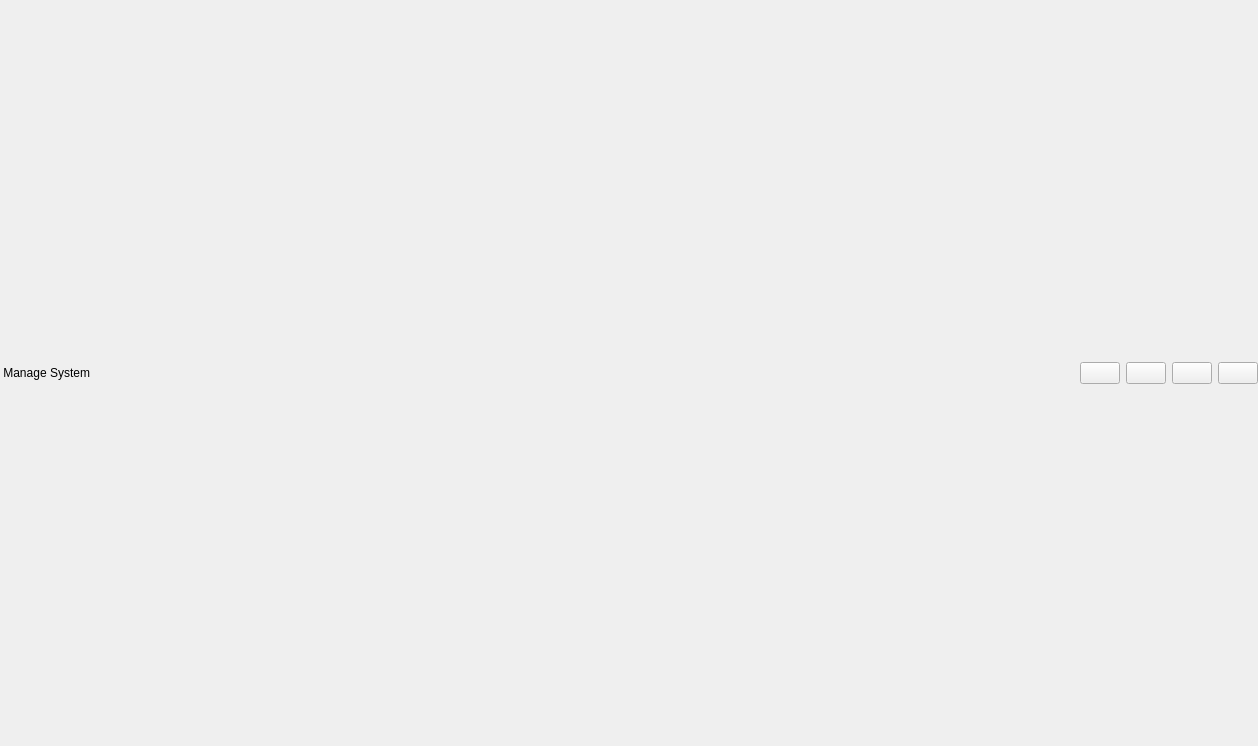
<?xml version="1.0" encoding="UTF-8"?>
<ui version="4.0">
 <class>FramelessWidget</class>
 <widget class="QWidget" name="FramelessWidget">
  <property name="geometry">
   <rect>
    <x>0</x>
    <y>0</y>
    <width>1258</width>
    <height>746</height>
   </rect>
  </property>
  <property name="windowTitle">
   <string>MainWidget</string>
  </property>
  <layout class="QVBoxLayout" name="verticalLayout">
   <property name="leftMargin">
    <number>0</number>
   </property>
   <property name="rightMargin">
    <number>0</number>
   </property>
   <item>
    <widget class="QWidget" name="titleWidget" native="true">
     <property name="minimumSize">
      <size>
       <width>0</width>
       <height>0</height>
      </size>
     </property>
     <property name="maximumSize">
      <size>
       <width>16777215</width>
       <height>40</height>
      </size>
     </property>
     <layout class="QHBoxLayout" name="horizontalLayout">
      <property name="leftMargin">
       <number>0</number>
      </property>
      <property name="topMargin">
       <number>0</number>
      </property>
      <property name="rightMargin">
       <number>0</number>
      </property>
      <property name="bottomMargin">
       <number>0</number>
      </property>
      <item>
       <widget class="QLabel" name="labelFramelessTitle">
        <property name="text">
         <string> Manage System</string>
        </property>
       </widget>
      </item>
      <item>
       <spacer name="horizontalSpacer_3">
        <property name="orientation">
         <enum>Qt::Horizontal</enum>
        </property>
        <property name="sizeHint" stdset="0">
         <size>
          <width>40</width>
          <height>20</height>
         </size>
        </property>
       </spacer>
      </item>
      <item>
       <widget class="QPushButton" name="pushButtonSkin">
        <property name="maximumSize">
         <size>
          <width>16777215</width>
          <height>16777215</height>
         </size>
        </property>
        <property name="text">
         <string/>
        </property>
       </widget>
      </item>
      <item>
       <widget class="QPushButton" name="pushButtonMinimized">
        <property name="maximumSize">
         <size>
          <width>16777215</width>
          <height>16777215</height>
         </size>
        </property>
        <property name="text">
         <string/>
        </property>
       </widget>
      </item>
      <item>
       <widget class="QPushButton" name="pushButtonMaximized">
        <property name="maximumSize">
         <size>
          <width>16777215</width>
          <height>16777215</height>
         </size>
        </property>
        <property name="text">
         <string/>
        </property>
       </widget>
      </item>
      <item>
       <widget class="QPushButton" name="pushButtonExit">
        <property name="maximumSize">
         <size>
          <width>16777215</width>
          <height>16777215</height>
         </size>
        </property>
        <property name="text">
         <string/>
        </property>
       </widget>
      </item>
     </layout>
    </widget>
   </item>
  </layout>
 </widget>
 <layoutdefault spacing="6" margin="11"/>
 <resources/>
 <connections/>
</ui>
